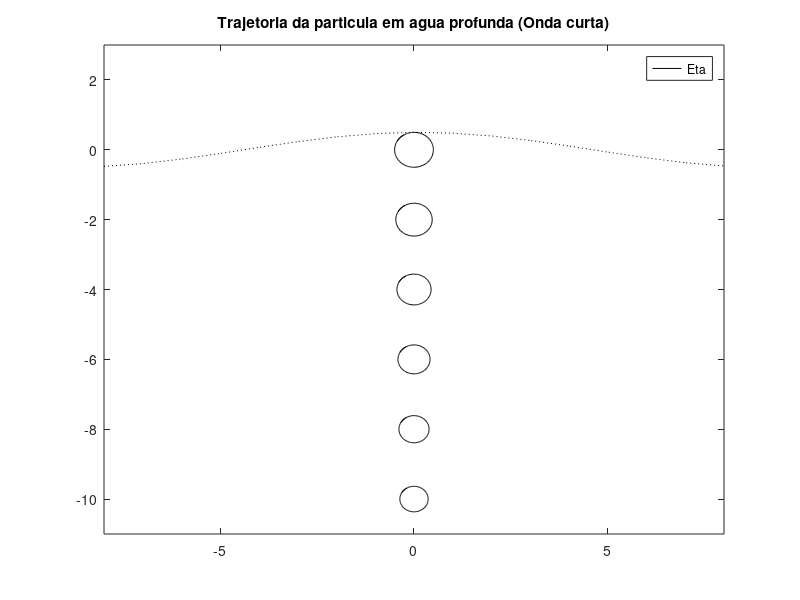

Write the MATLAB code that produced this figure.
%Declarar variaveis e ctes.
L=200; % Usar 100
N0=0.5;
K=2*pi/L;
g=9.8;
w=sqrt(g*K);
T=2*pi/w;

%%%%%%%%% Trajetorias de ondas curtas %%%%%%%%%

x=1;
t=1:0.1:max(T)+2;
z0=0;
z2=-2;
z4=-4;
z6=-6;
z8=-8;
z10=-10;

%% Equacoes Curtas%%



for i=1:length(t)
N(i)=N0*cos((K*x)-(2*pi*w*t(i)));    
X0(i)=N0*sin(K*x-w*t(i))*(cosh(K*z0)+sinh(K*z0));
X2(i)=N0*sin(K*x-w*t(i))*(cosh(K*z2)+sinh(K*z2));
X4(i)=N0*sin(K*x-w*t(i))*(cosh(K*z4)+sinh(K*z4));
X6(i)=N0*sin(K*x-w*t(i))*(cosh(K*z6)+sinh(K*z6));
X8(i)=N0*sin(K*x-w*t(i))*(cosh(K*z8)+sinh(K*z8));
X10(i)=N0*sin(K*x-w*t(i))*(cosh(K*z10)+sinh(K*z10));

Z0(i)=N0*cos(K*x-w*t(i))*(sinh(K*z0)+cosh(K*z0));
Z2(i)=N0*cos(K*x-w*t(i))*(sinh(K*z2)+cosh(K*z2))-2;
Z4(i)=N0*cos(K*x-w*t(i))*(sinh(K*z4)+cosh(K*z4))-4;
Z6(i)=N0*cos(K*x-w*t(i))*(sinh(K*z6)+cosh(K*z6))-6;
Z8(i)=N0*cos(K*x-w*t(i))*(sinh(K*z8)+cosh(K*z8))-8;
Z10(i)=N0*cos(K*x-w*t(i))*(sinh(K*z10)+cosh(K*z10))-10;
end

plot(X0,Z0,'k',X2,Z2,'k',X4,Z4,'k',X6,Z6,'k',X8,Z8,'k',X10,Z10,'k')
hold
x=-8:length(N)-9; % Eixo para Eta
plot(x,N,'k:') % Plota elevacao
legend('Eta')
title('Trajetoria da particula em agua profunda (Onda curta)')
axis([-8 8 -11 3])
print -dtiff ondas_curtas.tiff